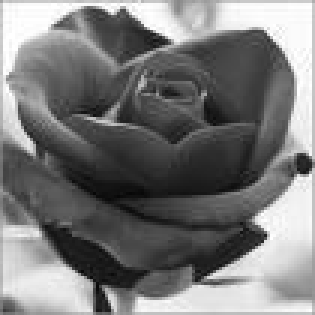
#> input picture DIVP/Images/rose.jpg, 105 x 105 px, found by its file name (shown 3 times larger)
$ python box_weighted_avg.py
#> lines starting #> are read from the running program, lines starting #| are printed output that depends on the picture
#> further down, img1 is the input picture: shape (105, 105); min 7, max 255, mean 121
import cv2

# import Numpy
import numpy as np
from matplotlib import pyplot as plt

def convo(img,k,f):
#> called with k = array of shape (3, 3), f = 9
    height,width=img.shape
#> height = 105; width = 105
    img_pad = np.zeros((height+2,width+2),dtype = 'uint8')
    img_pad_out = np.zeros((height+2,width+2),dtype = 'uint8')
    img2 = np.zeros((height,width),dtype = 'uint8')
    for i in range(0,width):
        for j in range(0,height):
            img_pad[j+1,i+1]=img[j,i]
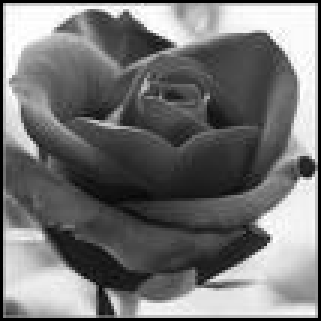
#> img_pad: shape (107, 107) (shown 3 times larger); min 0, max 255, mean 116.5
    height1,width1=img_pad.shape
#> height1 = 107; width1 = 107
    for i in range(0,width1-2):
        for j in range(0,height1-2):
            s=(img_pad[j,i]*k[0,0])+(img_pad[j,i+1]*k[0,1])+(img_pad[j,i+2]*k[0,2])+(img_pad[j+1,i]*k[1,0])+(img_pad[j+1,i+1]*k[1,1])+(img_pad[j+1,i+2]*k[1,2])+(img_pad[j+2,i]*k[2,0])+(img_pad[j+2,i+1]*k[2,1])+(img_pad[j+2,i+2]*k[2,2]);
            img_pad_out[j+1,i+1]=s/f;
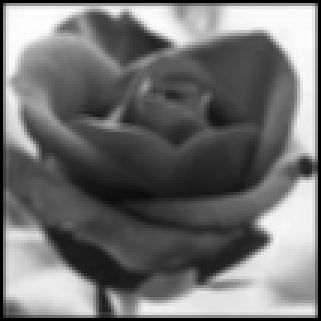
#> img_pad_out: shape (107, 107) (shown 3 times larger); min 0, max 254, mean 113.9
    #img_pad = np.array(img_pad, dtype = np.uint8)
    for i in range(0,width):
        for j in range(0,height):
            img2[j,i]=img_pad_out[j+1,i+1]
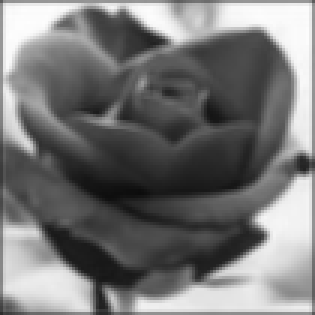
#> img2: shape (105, 105) (shown 3 times larger); min 12, max 254, mean 118.2
    return img2


# read a image using imread
img1 = cv2.imread('Images/rose.jpg',0)

#Box Filtering
k1 = np.array((
	[1, 1, 1],
	[1, 1, 1],
	[1, 1, 1]), dtype="int")
img2=convo(img1,k1,9)

#Weighted Averaging Filtering
k2 = np.array((
	[1, 2, 1],
	[2, 4, 2],
	[1, 2, 1]), dtype="int")
img3=convo(img1,k2,16)

plt.subplot(2, 3, 1),plt.imshow(img1, 'gray'),plt.title('Original Image')
plt.subplot(2, 3, 2),plt.imshow(img2, 'gray'),plt.title('Box Filtered Image')
plt.subplot(2, 3, 3),plt.imshow(img3, 'gray'),plt.title('Weighted Filtered Image')
plt.subplot(2, 3, 4), plt.hist(img1.ravel(),256,[0,256]),plt.title('Histogram of Original Image')
plt.subplot(2, 3, 5), plt.hist(img2.ravel(),256,[0,256]),plt.title('Histogram of Box Filtered Image')
plt.subplot(2, 3, 6), plt.hist(img3.ravel(),256,[0,256]),plt.title('Histogram of Weighted Filtered Image')
plt.show()
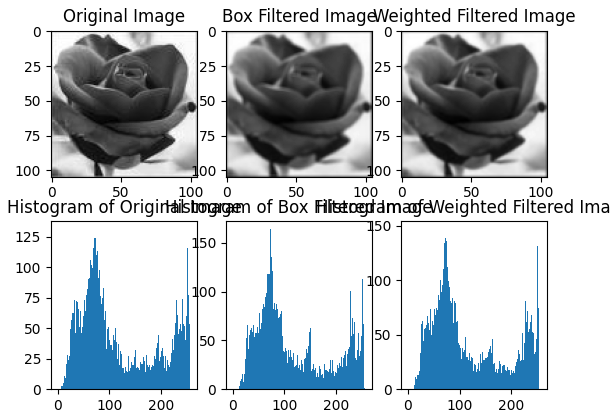
#> figure drawn by matplotlib, 6 panels; panel 4: tallest bar 131 high, from x = 70 to 71; panel 5: tallest bar 164 high, from x = 72 to 73; panel 6: tallest bar 147 high, from x = 71 to 72

$ run again, with DIVP/Images/Tomato2.jpg copied over DIVP/Images/rose.jpg
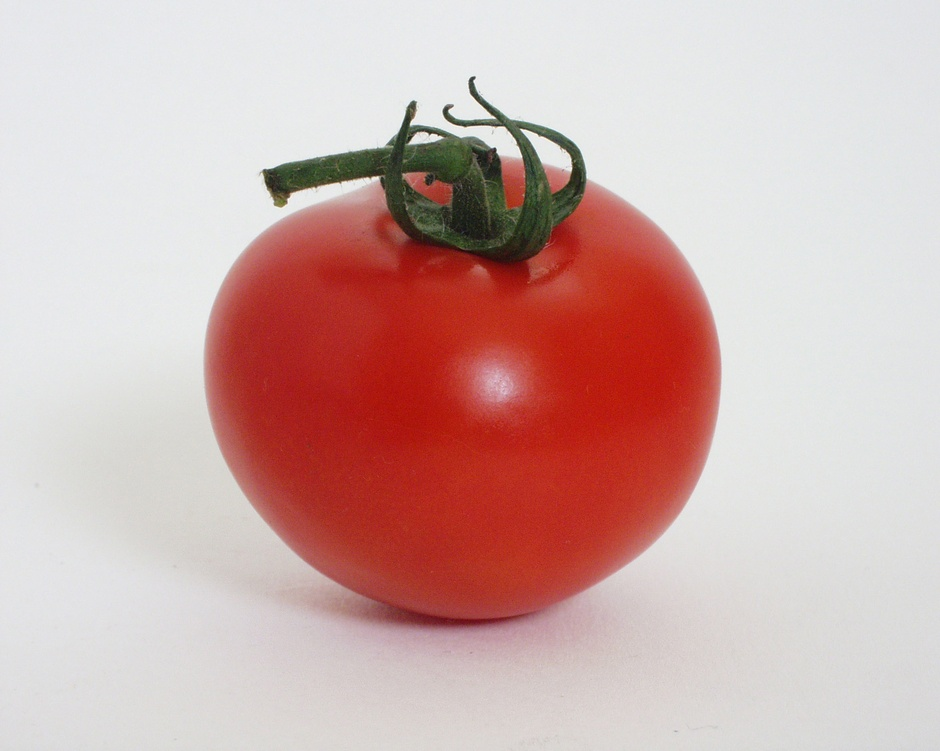
#> input picture DIVP/Images/Tomato2.jpg, 940 x 751 px, shrunk from 1712 x 1368 before the run, found by its file name
#> `img1 = cv2.imread('Images/rose.jpg',0)`:
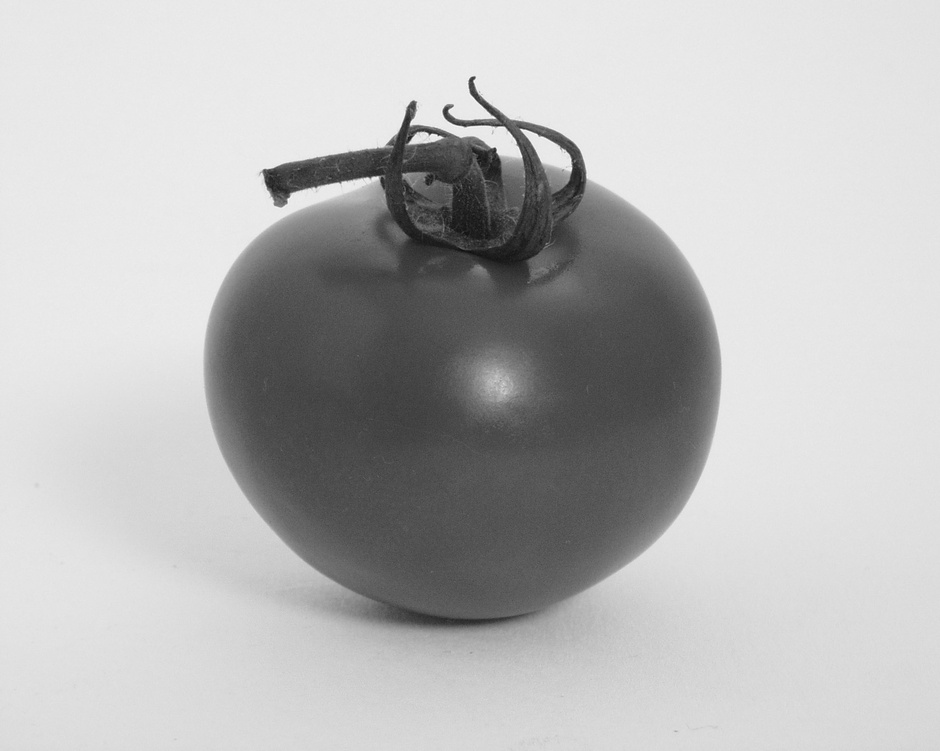
#> img1: shape (751, 940); min 14, max 255, mean 185.5
